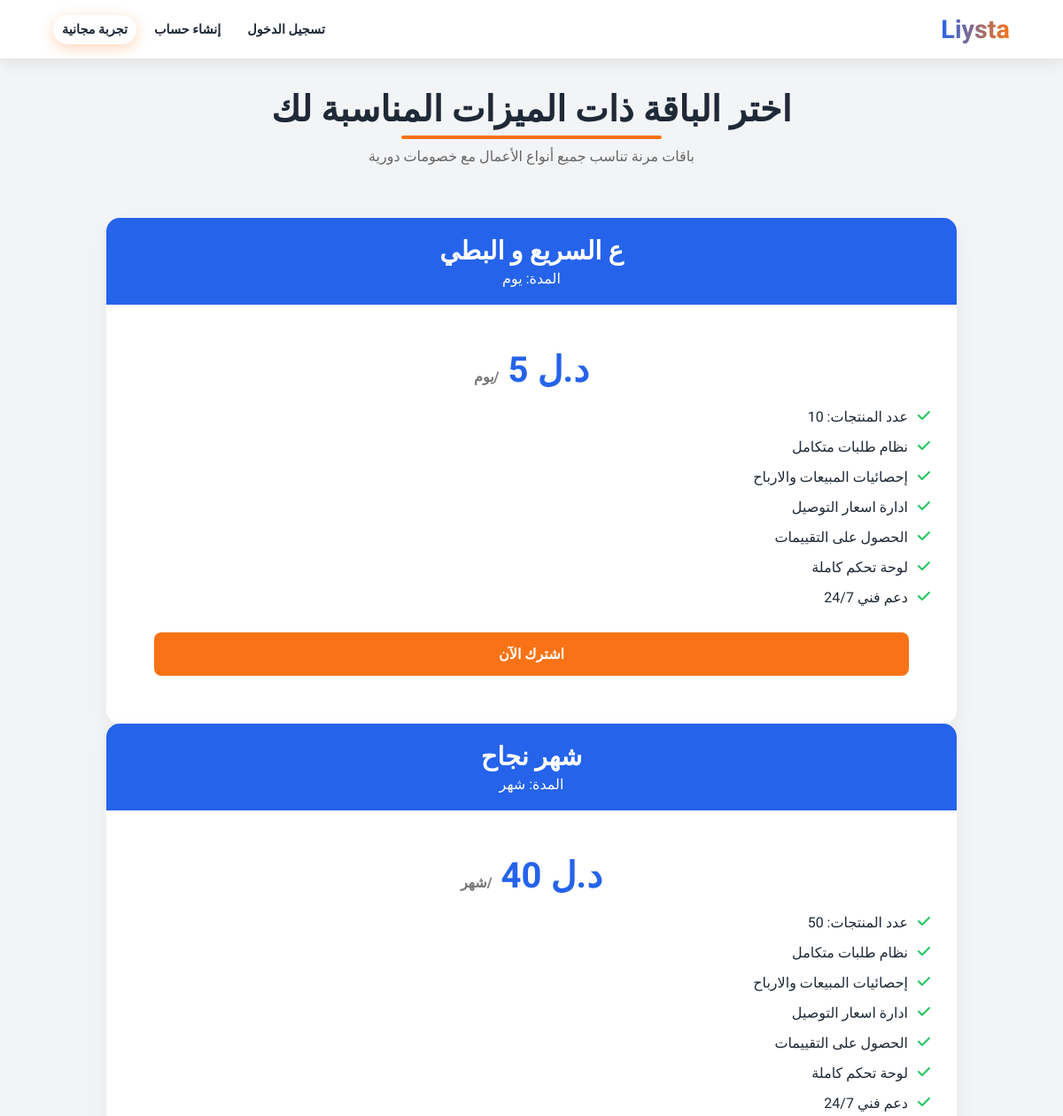
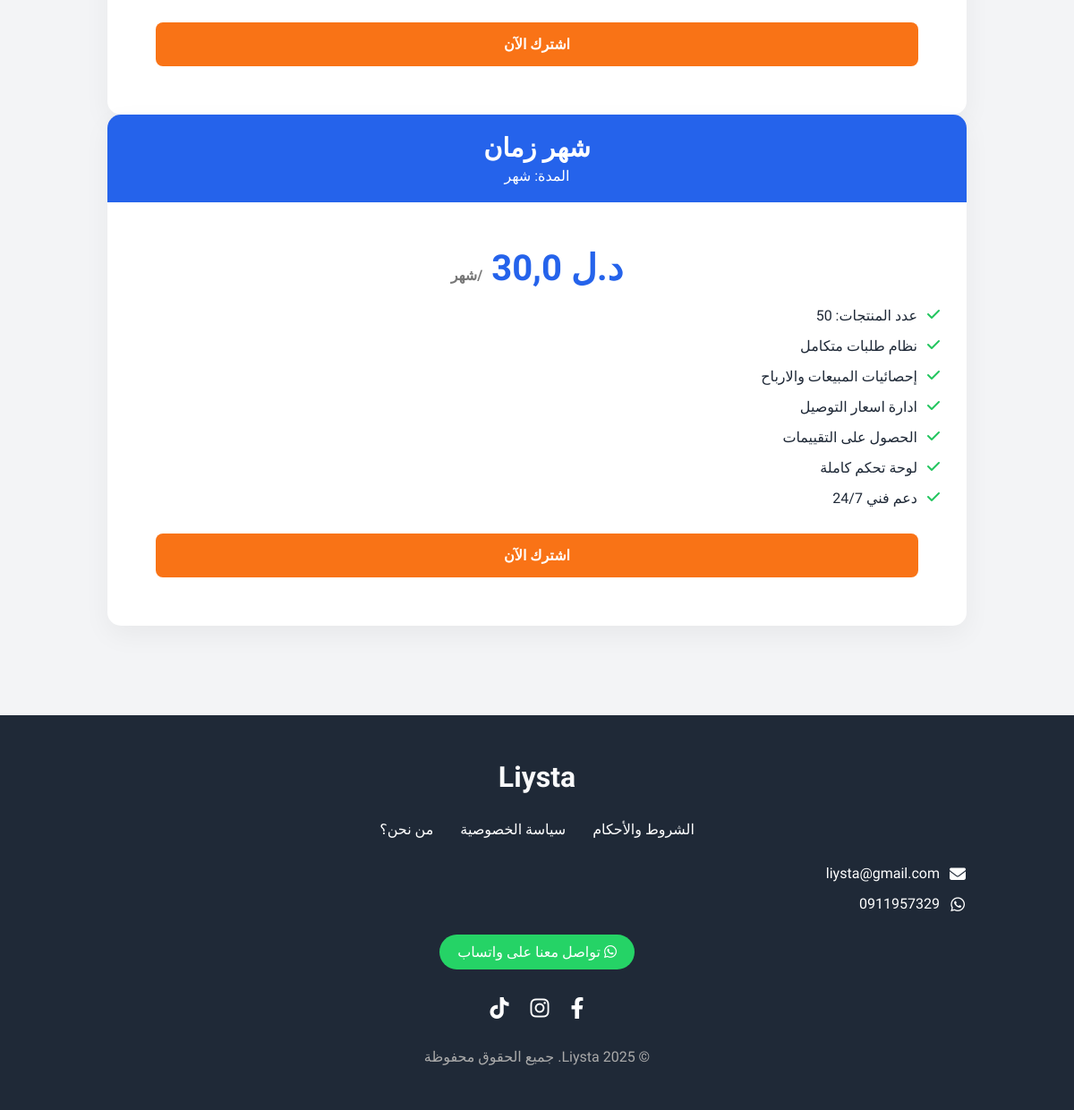
The app's page /plans/ with its own data (2 pictures, top to bottom).
### core/models.py (models this page shows, shortened)
class Plan(models.Model):
    DURATION_CHOICES = [
        ('free_trial', 'تجربة مجانية'),
        ('monthly', 'شهر'),
        ('quarterly', 'ربع سنة(3 شهور)'),
        ('yearly', 'سنة'),
        ('halfy', 'نصف سنة (6 شهور)'),
        ('daily','يوم')
    ]
    name = models.CharField(max_length=100)
    price = models.IntegerField()
    duration = models.CharField(max_length=10, choices=DURATION_CHOICES)
    ordering=models.BooleanField(default=False)
    whatsapp=models.BooleanField(default=False)
    product_count=models.IntegerField(default=5)
    review=models.BooleanField(default=False)
    def get_discounted_price(self):
        active_discount = Discount.objects.filter(plan=self, start_date__lte=timezone.now(), end_date__gte=timezone.now()).first()
        active = Discount.objects.filter(plan=self, start_date=timezone.now(), end_date__gte=timezone.now()).first()
        if active_discount:
            discount_amount = self.price * (active_discount.percentage )
            discounted_price=self.price - discount_amount
            return discounted_price
        elif active:
          discount_amount = self.price * (active.percentage )
          discounted_price=self.price - discount_amount
          return discounted_price
        else:
          return self.price

### core/views.py (the view)
# urls.py: path('plans/', plan_list, name='plan_list'),
def plan_list(request):
    plans = Plan.objects.all()
    return render(request, 'plan_list.html', {'plans': plans})

### templates/plan_list.html (shortened to what this page needs)
{% extends 'base_generic.html' %}
{% load static %}
{% block content %}
<link rel="stylesheet" href="{% static 'css/plans.css' %}">
<section class="packages" id="packages">
    <div class="section-title">
        <h2>اختر الباقة ذات الميزات المناسبة لك</h2>
        <p style="text-align: center; color: #666; margin-top: 20px;">باقات مرنة تناسب جميع أنواع الأعمال مع خصومات دورية</p>
    </div>
    <div class="packages-container">
        {% for plan in plans %}
        {% if plan.duration != 'free_trial' %}
        <div class="package">
            <div class="package-header">
                <h3>{{ plan.name }}</h3>
                <p>المدة: {{ plan.get_duration_display }}</p>
            </div>
            <div class="package-body">
                <div class="price">د.ل {{ plan.get_discounted_price}} <span>/{{ plan.get_duration_display }}</span></div>
                <ul class="features">
                    <li>عدد المنتجات: {{ plan.product_count }}</li>
                    {% if plan.ordering %}
                    <li>نظام طلبات متكامل</li>
                    <li>إحصائيات المبيعات والارباح</li>
                    <li>  ادارة اسعار التوصيل</li>
                    {% else %}
                    <li>قائمة عرض فقط</li>
                    {% endif %}
                    {% if plan.review %}
                    <li>الحصول على التقييمات</li>
                    {% endif %}
                    <li>لوحة تحكم كاملة</li>
                    <li>دعم فني 24/7</li>
                </ul>
                {% if user.is_superuser %}
                <a href="{% url 'update_plan' plan.id %}" class="package-button"> تعديل الباقة</a>
                <a href="{% url 'delete_plan' plan.id %}" class="package-button"> حذف الباقة</a>
                {% else %}
                {% if user.customer.active_subscription %}
                 <p></p>
                {% else %}
                <a href="{% url 'buy_plan' plan.id %}" class="package-button">اشترك الآن</a>
                 {% endif %}
                {% endif %}
            {% endif %}
            </div>
        </div>
        {% endfor %}
</section>
{% endblock %}

### static/css/lista.css (style rules this page uses)
:root { --primary: #2563EB; --action: #F97316; --secondary: #F3F4F6; --text: #1F2937; --success: #22C55E; }
* { margin: 0; padding: 0; box-sizing: border-box; font-family: 'Tajawal', sans-serif; }
body { background-color: white; color: var(--text); overflow-x: hidden; }
.packages { padding: 100px ; background: var(--secondary); }
.section-title { text-align: center; margin-bottom: 60px; }
.section-title h2 { font-size: 2.5rem; color: var(--text); position: relative; display: inline-block; }
.section-title h2::after { content: ''; position: absolute; width: 50%; height: 4px; background: var(--action); bottom: -10px; left: 25%; border-radius: 2px; }
.package-header { background: var(--primary); color: white; padding: 20px; text-align: center; }
.package-header h3 { font-size: 1.8rem; margin-bottom: 5px; }
.package-body { padding: 30px; }
.price { font-size: 2.5rem; font-weight: 700; color: var(--primary); margin: 20px 0; text-align: center; }
.price span { font-size: 1rem; color: #777; }
.features { list-style: none; margin-bottom: 30px; }
.features li { margin-bottom: 15px; position: relative; padding-right: 25px; }
.features li::before { content: '\f00c'; font-family: 'Font Awesome 6 Free'; font-weight: 900; color: var(--success); position: absolute; right: 0; }
.package-button { margin: 24px; display: block; text-align: center; background: var(--action); color: white; padding: 15px; border-radius: 8px; text-decoration: none; font-weight: 700; transition: all 0.3s; }

### static/css/plans.css (style rules this page uses)
:root { --primary: #2563EB; --action: #F97316; --secondary: #F3F4F6; --text: #1F2937; --success: #22C55E; }
* { margin: 0; padding: 0; box-sizing: border-box; font-family: 'Tajawal', sans-serif; }
.packages { padding: 100px 10%; background: var(--secondary); }
.section-title { text-align: center; margin-bottom: 60px; }
.section-title h2 { font-size: 2.5rem; color: var(--text); position: relative; display: inline-block; }
.section-title h2::after { content: ''; position: absolute; width: 50%; height: 4px; background: var(--action); bottom: -10px; left: 25%; border-radius: 2px; }
.package { background: white; border-radius: 15px; overflow: hidden; box-shadow: 0 10px 30px rgba(0,0,0,0.05); transition: all 0.3s; position: relative; z-index: 1; }
.package-header { background: var(--primary); color: white; padding: 20px; text-align: center; }
.package-header h3 { font-size: 1.8rem; margin-bottom: 5px; }
.package-body { padding: 30px; }
.price { font-size: 2.5rem; font-weight: 700; color: var(--primary); margin: 20px 0; text-align: center; }
.price span { font-size: 1rem; color: #777; }
.features { list-style: none; margin-bottom: 30px; }
.features li { margin-bottom: 15px; position: relative; padding-right: 25px; }
.features li::before { content: '\f00c'; font-family: 'Font Awesome 6 Free'; font-weight: 900; color: var(--success); position: absolute; right: 0; }
.package-button { display: block; text-align: center; background: var(--action); color: white; padding: 15px; border-radius: 8px; text-decoration: none; font-weight: 700; transition: all 0.3s; }

### records on screen
Plan: name "ع السريع و البطي", duration "يوم", product_count "10", ordering "نظام طلبات متكامل", review "الحصول على التقييمات"
Plan: name "شهر نجاح", duration "شهر", get_discounted_price "40", product_count "50", ordering "نظام طلبات متكامل", review "الحصول على التقييمات"
Plan: name "شهر زمان", duration "شهر", product_count "50", ordering "نظام طلبات متكامل", review "الحصول على التقييمات"
